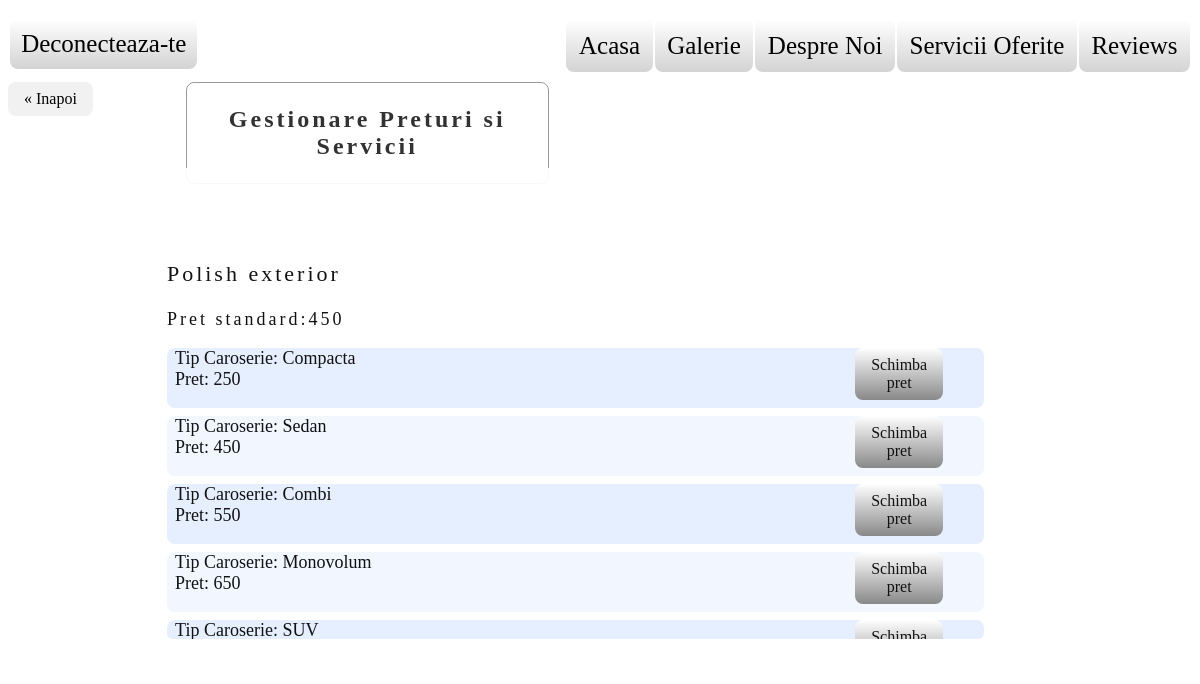
The app's page /vizPretDet.php?mailUser=mailsef@gmail.com&idServ=1 with its own data.
### tables this page shows
CREATE TABLE `servicii` (
  `idServ` int(100) NOT NULL,
  `numeServ` text NOT NULL,
  `pretServ` int(100) NOT NULL
);

CREATE TABLE `pretserv` (
  `idServ` int(100) NOT NULL,
  `idTip` int(100) NOT NULL,
  `pretServ` int(100) NOT NULL
);

CREATE TABLE `tipcaroserie` (
  `idTip` int(100) NOT NULL,
  `numeTip` varchar(20) NOT NULL
);

### functions2.php (called while the page is built, shortened)
<?php
function get_numeServ_by_idServ($idServ){
	include "db_connect.php";
	$sql = "SELECT numeServ FROM servicii WHERE idServ ='$idServ'";
		$result= $conn->query($sql);
		$row = $result->fetch_assoc();
		$numeServ=$row["numeServ"];
	return $numeServ;
}
function get_pretStandard_by_idServ($idServ){
	include "db_connect.php";
	$sql = "SELECT pretServ FROM servicii WHERE idServ ='$idServ'";
		$result= $conn->query($sql);
		$row = $result->fetch_assoc();
		$pretServ=$row["pretServ"];
	return $pretServ;
}
function get_tipCaroserieNameByID($tipChoice){
	include "db_connect.php";
	$sql = "SELECT numeTip FROM tipcaroserie WHERE idTip ='$tipChoice'";
		$result= $conn->query($sql);
		$row = $result->fetch_assoc();
		$tipChoiceName=$row["numeTip"];
	return $tipChoiceName;
}
?>

### vizPretDet.php (the view, shortened to what this page needs)
<!DOCTYPE HTML>
<html>
	<head>
		<link rel="stylesheet"href="vizPretDetCSS.css">
		<link rel="stylesheet"href="buttonsCSS.css">
		<link rel="stylesheet"href="prevAndTopBCSS.css">
	</head>
	<body>
		<?php
	$mailUser=$_GET['mailUser'];
		echo' <div id="topbarid" class="topbar">
		<div id="tblid" class="tbl"> ';
			echo'<a href="index.php"> Deconecteaza-te </a>';
		echo'</div>
		<div id="tbrid" class="tbr">';
			echo'<a href="adminAccount.php?mailUser='.$mailUser.'">Acasa</a>';
			echo'<a href="galerieF2.php?mailUser='.$mailUser.'">Galerie</a>';
			echo'<a href="aboutUs.php?mailUser='.$mailUser.'"> Despre Noi</a>';
			echo'<a href="aboutServices.php?mailUser='.$mailUser.'"> Servicii Oferite </a>';
			echo'<a href="reviews.php?mailUser='.$mailUser.'"> Reviews </a>';
	echo'	</div>
	</div>';
	?>
	<div class="titlu">
	<h2>Gestionare Preturi si Servicii</h2>
	</div>
	<?php
	include "db_connect.php";
	include "functions2.php";
		echo'<a href="adminAccount.php?mailUser='.$mailUser.'" class="previous">&laquo; Inapoi</a>';
		echo '<div class="gestPretServ">';
			echo'<div class="vizPretServ">';
				$numeServ= get_numeServ_by_idServ($idServ);
				$pretStandard= get_pretStandard_by_idServ($idServ);
				echo '<p>'.$numeServ.' </p>';
				echo '<p class="pret">Pret standard:'.$pretStandard.' </p>';
				$sql2 = "SELECT  idTip, pretServ FROM pretServ WHERE idServ=$idServ ";
					$result= $conn->query($sql2);
					if ($result->num_rows > 0) {
						$color="lighterColor";
							while($row = $result->fetch_assoc()) {
								$pretServ= $row["pretServ"];
								$idTip= $row["idTip"];
								$tipCaroserieName= get_tipCaroserieNameByID($idTip);
									echo'<div class="'.$color.'">';
										echo'<div class="progrChDr">';
												echo'<div class="editPret">';
													echo '<a href="editPret.php?mailUser='.$mailUser.'&idTip='.$idTip.'&idServ='.$idServ.'">Schimba pret</a>';
												echo'</div>';
										echo'</div>';
										echo'<div class="progrChSt">';
											echo 'Tip Caroserie: '.$tipCaroserieName.' <br>';
											if ($pretServ == 0){
												echo 'Pret: '.$pretServ.' <br>';
												echo 'Pentru '.$numeServ.', tip caroserie: '.$tipCaroserieName.', va fi afisat pretul standard.';
											}
											else{
													echo 'Pret: '.$pretServ.' <br>';
											}
										echo'</div>';
									echo'</div>';
								if ($color =="lighterColor"){
									$color="color";
								}else{
									$color="lighterColor";
								}
							}
					}
					else{
						echo 'Momentan nu exista preturi in functie de tipul de caroserie.';
					}
			echo'</div>';
	?>
		</div>
	</body>
</html>

### vizPretDetCSS.css (style rules this page uses)
body { background-image:url("images/homeBackgr.jpg"); min-height:620px; background-position: center; background-repeat: no-repeat; background-size: cover; position: relative; }
.titlu { position:relative; top:55px; opacity:0.8; background-color:white; width:30%; padding:3px; text-align:center; margin-left:10%; border-radius: 8px; border: 1px solid gray; }
.gestPretServ { background-color:white; opacity:0.93; position: relative; width:75%; height:482px; max-height:490px; left:10%; top: 160px; border:3px solid white; border-radius: 8px; overflow:auto; }
p, .pret { letter-spacing: 3px; }
p { font-size:22px; }
.pret { font-size:18px; }
.progrChDr { position:absolute; left:80%; width:5%; }
.progrChSt { position:relative; left:1%; top:3%; width: 80%; height: 97%; }
.vizPretServ { position:absolute; width: 92%; max-height:83%; top:10%; margin-left:4%; margin-top:2%; border: 2px solid white; border-radius:8px; overflow:auto; }
.color, .lighterColor { position:relative; font-size:18px; min-height:60px; border-radius: 8px; }
.color { background-color:#f0f6ff; margin-top:8px; margin-bottom:8px; }
.lighterColor { background-color:#e3eeff; }
.editPret { position:absolute; height:70%; top:7%; text-align:center; right:3%; width: 12%; }
.editPret a { text-decoration:none; background-image:linear-gradient(white,gray); border-radius:8px; font-size:16px; color:black; }

### prevAndTopBCSS.css (style rules this page uses)
a { text-decoration: none; display: inline-block; padding: 8px 16px; }
.previous { border-radius:8px; position:absolute; background-color: #f1f1f1; color: black; top:12%; }
.topbar { position: relative; background-repeat:no-repeat; height:10%; width:100%; top: 5px; left: 1px; }
.tbl { position:absolute; top:5px; left:0px; width:47%; }
.tbr { position:absolute; top:5px; right:0px; width:53%; }
.topbar a { border-radius: 8px; background-image:linear-gradient(white,lightgray); padding:1%; margin:1px; text-decoration:none; font-size:25px; color:black; padding:2%; }
.titlu { position:absolute; top:12%; opacity:0.8; background-color:white; width:30%; padding:3px; text-align:center; margin-left:15%; border-radius: 8px; letter-spacing: 3px; }

### records on screen
servicii: numeServ "Polish exterior", pretServ "450"
pretserv: idTip.numeTip "Compacta", pretServ "250"
pretserv: idTip.numeTip "Sedan", pretServ "450"
pretserv: idTip.numeTip "Combi", pretServ "550"
pretserv: idTip.numeTip "Monovolum", pretServ "650"
pretserv: idTip.numeTip "SUV"
